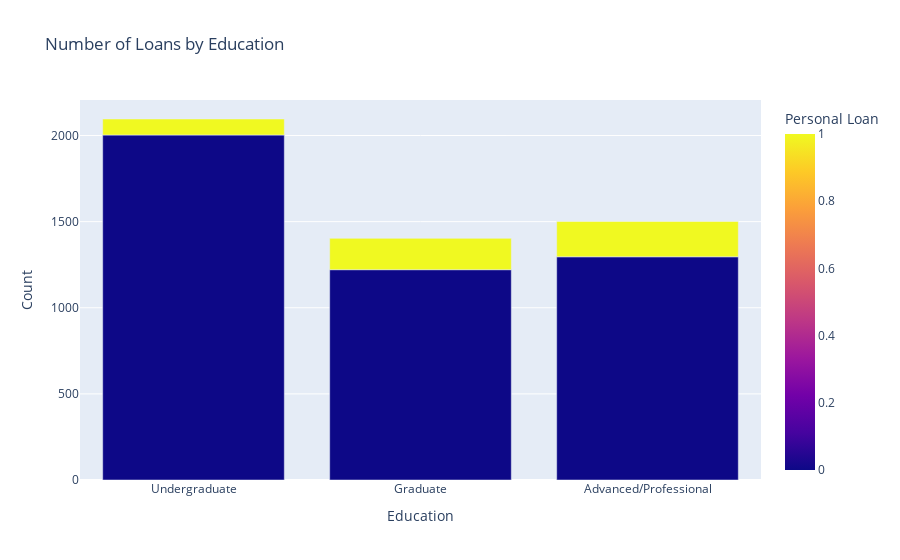

Notebook source saved alongside this figure:
### Code cell
# Update labels
education_labels = {1: 'Undergraduate', 2: 'Graduate', 3: 'Advanced/Professional'}
Loan_Edu['Education'] = Loan_Edu['Education'].map(education_labels)

fig = px.bar(Loan_Edu, 
             x='Education', 
             y='Count', 
             color='Personal Loan', 
             barmode='group',  # barmode='group' groups bars by 'Education'
             labels={'Education': 'Education', 'Count': 'Count', 'Personal Loan': 'Personal Loan'},
             title='Number of Loans by Education')

# Show the plot
fig.show()

### Figure 1 — Plotly figure (JSON) as saved in the notebook; plotly's stock layout.template omitted (floating-point values rounded to 4 significant figures)
{"data": [{"alignmentgroup": "True", "hovertemplate": "Education=%{x}<br>Count=%{y}<br>Personal Loan=%{marker.color}<extra></extra>", "legendgroup": "", "marker": {"color": [0, 1, 0, 1, 0, 1], "coloraxis": "coloraxis", "pattern": {"shape": ""}}, "name": "", "offsetgroup": "", "orientation": "v", "showlegend": false, "textposition": "auto", "type": "bar", "x": ["Undergraduate", "Undergraduate", "Graduate", "Graduate", "Advanced/Professional", "Advanced/Professional"], "xaxis": "x", "y": [2003, 93, 1221, 182, 1296, 205], "yaxis": "y"}], "layout": {"barmode": "group", "coloraxis": {"colorbar": {"title": {"text": "Personal Loan"}}, "colorscale": [[0, "#0d0887"], [0.1111, "#46039f"], [0.2222, "#7201a8"], [0.3333, "#9c179e"], [0.4444, "#bd3786"], [0.5556, "#d8576b"], [0.6667, "#ed7953"], [0.7778, "#fb9f3a"], [0.8889, "#fdca26"], [1, "#f0f921"]]}, "legend": {"tracegroupgap": 0}, "title": {"text": "Number of Loans by Education"}, "xaxis": {"anchor": "y", "domain": [0, 1], "title": {"text": "Education"}}, "yaxis": {"anchor": "x", "domain": [0, 1], "title": {"text": "Count"}}}}
